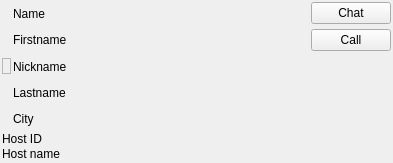
<?xml version="1.0" encoding="UTF-8"?>
<ui version="4.0">
 <class>UserCard</class>
 <widget class="QWidget" name="UserCard">
  <property name="geometry">
   <rect>
    <x>0</x>
    <y>0</y>
    <width>393</width>
    <height>163</height>
   </rect>
  </property>
  <property name="windowTitle">
   <string>User card</string>
  </property>
  <layout class="QVBoxLayout" name="verticalLayout_4">
   <property name="spacing">
    <number>1</number>
   </property>
   <property name="sizeConstraint">
    <enum>QLayout::SetMinimumSize</enum>
   </property>
   <property name="leftMargin">
    <number>2</number>
   </property>
   <property name="topMargin">
    <number>2</number>
   </property>
   <property name="rightMargin">
    <number>2</number>
   </property>
   <property name="bottomMargin">
    <number>2</number>
   </property>
   <item>
    <layout class="QHBoxLayout" name="horizontalLayout" stretch="0,1,0">
     <property name="spacing">
      <number>2</number>
     </property>
     <item>
      <widget class="QLabel" name="userAvatar">
       <property name="enabled">
        <bool>true</bool>
       </property>
       <property name="sizePolicy">
        <sizepolicy hsizetype="Fixed" vsizetype="Fixed">
         <horstretch>0</horstretch>
         <verstretch>0</verstretch>
        </sizepolicy>
       </property>
       <property name="baseSize">
        <size>
         <width>96</width>
         <height>96</height>
        </size>
       </property>
       <property name="frameShape">
        <enum>QFrame::StyledPanel</enum>
       </property>
       <property name="text">
        <string notr="true"/>
       </property>
       <property name="textFormat">
        <enum>Qt::AutoText</enum>
       </property>
       <property name="pixmap">
        <pixmap>../../../../../../.designer/backup/img/status-offline.png</pixmap>
       </property>
       <property name="scaledContents">
        <bool>false</bool>
       </property>
       <property name="alignment">
        <set>Qt::AlignCenter</set>
       </property>
       <property name="margin">
        <number>4</number>
       </property>
       <property name="textInteractionFlags">
        <set>Qt::NoTextInteraction</set>
       </property>
      </widget>
     </item>
     <item>
      <layout class="QVBoxLayout" name="verticalLayout">
       <property name="spacing">
        <number>2</number>
       </property>
       <item>
        <widget class="QLabel" name="nameLabel">
         <property name="text">
          <string>Name</string>
         </property>
        </widget>
       </item>
       <item>
        <widget class="QLabel" name="firstnameLabel">
         <property name="text">
          <string>Firstname</string>
         </property>
        </widget>
       </item>
       <item>
        <widget class="QLabel" name="nicknameLabel">
         <property name="text">
          <string>Nickname</string>
         </property>
        </widget>
       </item>
       <item>
        <widget class="QLabel" name="lastnameLabel">
         <property name="text">
          <string>Lastname</string>
         </property>
        </widget>
       </item>
       <item>
        <widget class="QLabel" name="cityLabel">
         <property name="text">
          <string>City</string>
         </property>
        </widget>
       </item>
      </layout>
     </item>
     <item>
      <layout class="QVBoxLayout" name="verticalLayout_3">
       <property name="spacing">
        <number>5</number>
       </property>
       <item>
        <widget class="QPushButton" name="chatButton">
         <property name="text">
          <string>Chat</string>
         </property>
        </widget>
       </item>
       <item>
        <widget class="QPushButton" name="callButton">
         <property name="text">
          <string>Call</string>
         </property>
        </widget>
       </item>
       <item>
        <spacer name="verticalSpacer">
         <property name="orientation">
          <enum>Qt::Vertical</enum>
         </property>
         <property name="sizeHint" stdset="0">
          <size>
           <width>20</width>
           <height>40</height>
          </size>
         </property>
        </spacer>
       </item>
      </layout>
     </item>
    </layout>
   </item>
   <item>
    <layout class="QVBoxLayout" name="verticalLayout_2">
     <item>
      <widget class="QLabel" name="hostEidLabel">
       <property name="text">
        <string>Host ID</string>
       </property>
      </widget>
     </item>
     <item>
      <widget class="QLabel" name="hostNameLabel">
       <property name="text">
        <string>Host name</string>
       </property>
      </widget>
     </item>
    </layout>
   </item>
  </layout>
 </widget>
 <resources/>
 <connections/>
</ui>
